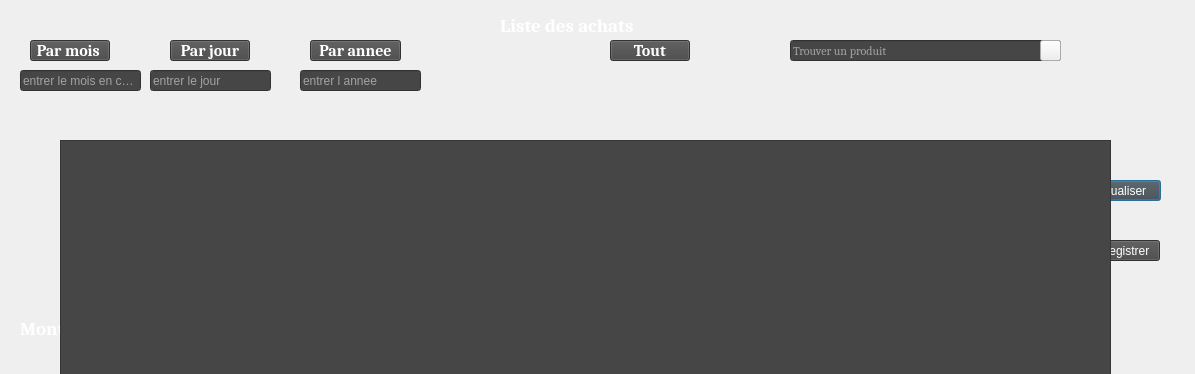
<?xml version="1.0" encoding="UTF-8"?>
<ui version="4.0">
 <class>listeachat</class>
 <widget class="QDialog" name="listeachat">
  <property name="geometry">
   <rect>
    <x>0</x>
    <y>0</y>
    <width>1195</width>
    <height>374</height>
   </rect>
  </property>
  <property name="windowTitle">
   <string>Liste des achats</string>
  </property>
  <property name="windowIcon">
   <iconset resource="../../Documents/Menu/logo1.qrc">
    <normaloff>:/menu/logo1/logo.png</normaloff>:/menu/logo1/logo.png</iconset>
  </property>
  <widget class="QLabel" name="label">
   <property name="geometry">
    <rect>
     <x>500</x>
     <y>10</y>
     <width>161</width>
     <height>31</height>
    </rect>
   </property>
   <property name="font">
    <font>
     <family>Cambria</family>
     <pointsize>14</pointsize>
     <weight>75</weight>
     <bold>true</bold>
    </font>
   </property>
   <property name="styleSheet">
    <string notr="true">color: rgb(255, 255, 255);</string>
   </property>
   <property name="text">
    <string>Liste des achats</string>
   </property>
  </widget>
  <widget class="QPushButton" name="listeractivite">
   <property name="geometry">
    <rect>
     <x>1080</x>
     <y>180</y>
     <width>81</width>
     <height>21</height>
    </rect>
   </property>
   <property name="styleSheet">
    <string notr="true">background-color: rgb(70, 70, 70);
color: rgb(255, 255, 255);</string>
   </property>
   <property name="text">
    <string>actualiser</string>
   </property>
  </widget>
  <widget class="QPushButton" name="mois_2">
   <property name="geometry">
    <rect>
     <x>30</x>
     <y>40</y>
     <width>80</width>
     <height>21</height>
    </rect>
   </property>
   <property name="font">
    <font>
     <family>Cambria</family>
     <pointsize>12</pointsize>
     <weight>75</weight>
     <bold>true</bold>
    </font>
   </property>
   <property name="cursor">
    <cursorShape>PointingHandCursor</cursorShape>
   </property>
   <property name="styleSheet">
    <string notr="true">background-color: rgb(70, 70, 70);
color: rgb(255, 255, 255);</string>
   </property>
   <property name="text">
    <string>Par mois </string>
   </property>
  </widget>
  <widget class="QPushButton" name="jour_2">
   <property name="geometry">
    <rect>
     <x>170</x>
     <y>40</y>
     <width>80</width>
     <height>21</height>
    </rect>
   </property>
   <property name="font">
    <font>
     <family>Cambria</family>
     <pointsize>12</pointsize>
     <weight>75</weight>
     <bold>true</bold>
    </font>
   </property>
   <property name="cursor">
    <cursorShape>PointingHandCursor</cursorShape>
   </property>
   <property name="styleSheet">
    <string notr="true">background-color: rgb(70, 70, 70);
color: rgb(255, 255, 255);</string>
   </property>
   <property name="text">
    <string>Par jour</string>
   </property>
  </widget>
  <widget class="QPushButton" name="anne_2">
   <property name="geometry">
    <rect>
     <x>310</x>
     <y>40</y>
     <width>91</width>
     <height>21</height>
    </rect>
   </property>
   <property name="font">
    <font>
     <family>Cambria</family>
     <pointsize>12</pointsize>
     <weight>75</weight>
     <bold>true</bold>
    </font>
   </property>
   <property name="cursor">
    <cursorShape>PointingHandCursor</cursorShape>
   </property>
   <property name="styleSheet">
    <string notr="true">background-color: rgb(70, 70, 70);
color: rgb(255, 255, 255);</string>
   </property>
   <property name="text">
    <string>Par annee</string>
   </property>
  </widget>
  <widget class="QPushButton" name="tout">
   <property name="geometry">
    <rect>
     <x>610</x>
     <y>40</y>
     <width>80</width>
     <height>21</height>
    </rect>
   </property>
   <property name="font">
    <font>
     <family>Cambria</family>
     <pointsize>12</pointsize>
     <weight>75</weight>
     <bold>true</bold>
    </font>
   </property>
   <property name="cursor">
    <cursorShape>PointingHandCursor</cursorShape>
   </property>
   <property name="styleSheet">
    <string notr="true">background-color: rgb(70, 70, 70);
color: rgb(255, 255, 255);</string>
   </property>
   <property name="text">
    <string>Tout</string>
   </property>
  </widget>
  <widget class="QLineEdit" name="mois">
   <property name="geometry">
    <rect>
     <x>20</x>
     <y>70</y>
     <width>121</width>
     <height>21</height>
    </rect>
   </property>
   <property name="focusPolicy">
    <enum>Qt::ClickFocus</enum>
   </property>
   <property name="styleSheet">
    <string notr="true">background-color: rgb(70, 70, 70);
color: rgb(255, 255, 255);</string>
   </property>
   <property name="placeholderText">
    <string>entrer le mois en chiffre</string>
   </property>
  </widget>
  <widget class="QLineEdit" name="jour">
   <property name="geometry">
    <rect>
     <x>150</x>
     <y>70</y>
     <width>121</width>
     <height>21</height>
    </rect>
   </property>
   <property name="focusPolicy">
    <enum>Qt::ClickFocus</enum>
   </property>
   <property name="styleSheet">
    <string notr="true">background-color: rgb(70, 70, 70);
color: rgb(255, 255, 255);</string>
   </property>
   <property name="placeholderText">
    <string>entrer le jour</string>
   </property>
  </widget>
  <widget class="QLineEdit" name="anne">
   <property name="geometry">
    <rect>
     <x>300</x>
     <y>70</y>
     <width>121</width>
     <height>21</height>
    </rect>
   </property>
   <property name="focusPolicy">
    <enum>Qt::ClickFocus</enum>
   </property>
   <property name="styleSheet">
    <string notr="true">background-color: rgb(70, 70, 70);
color: rgb(255, 255, 255);</string>
   </property>
   <property name="placeholderText">
    <string>entrer l annee</string>
   </property>
  </widget>
  <widget class="QLabel" name="label_2">
   <property name="geometry">
    <rect>
     <x>20</x>
     <y>320</y>
     <width>151</width>
     <height>16</height>
    </rect>
   </property>
   <property name="font">
    <font>
     <family>Cambria</family>
     <pointsize>14</pointsize>
     <weight>75</weight>
     <bold>true</bold>
    </font>
   </property>
   <property name="styleSheet">
    <string notr="true">color: rgb(255, 255, 255);</string>
   </property>
   <property name="text">
    <string>Montant Final</string>
   </property>
  </widget>
  <widget class="QLineEdit" name="montant">
   <property name="geometry">
    <rect>
     <x>140</x>
     <y>350</y>
     <width>201</width>
     <height>21</height>
    </rect>
   </property>
   <property name="font">
    <font>
     <family>Cambria</family>
     <pointsize>12</pointsize>
     <weight>75</weight>
     <bold>true</bold>
    </font>
   </property>
   <property name="focusPolicy">
    <enum>Qt::ClickFocus</enum>
   </property>
   <property name="styleSheet">
    <string notr="true">background-color: rgb(70, 70, 70);
color: rgb(255, 255, 255);</string>
   </property>
   <property name="clearButtonEnabled">
    <bool>true</bool>
   </property>
  </widget>
  <widget class="QPushButton" name="pushButton">
   <property name="geometry">
    <rect>
     <x>1040</x>
     <y>40</y>
     <width>21</width>
     <height>21</height>
    </rect>
   </property>
   <property name="cursor">
    <cursorShape>PointingHandCursor</cursorShape>
   </property>
   <property name="styleSheet">
    <string notr="true">image: url(:/image5/download (2).jpg);
background-image: url(:/image5/download (2).jpg);</string>
   </property>
   <property name="text">
    <string/>
   </property>
  </widget>
  <widget class="QLineEdit" name="nomproduit">
   <property name="geometry">
    <rect>
     <x>790</x>
     <y>40</y>
     <width>271</width>
     <height>21</height>
    </rect>
   </property>
   <property name="font">
    <font>
     <family>Cambria</family>
     <pointsize>9</pointsize>
    </font>
   </property>
   <property name="styleSheet">
    <string notr="true">background-color: rgb(70, 70, 70);
color: rgb(255, 255, 255);</string>
   </property>
   <property name="placeholderText">
    <string>Trouver un produit</string>
   </property>
  </widget>
  <widget class="QLabel" name="label_3">
   <property name="geometry">
    <rect>
     <x>650</x>
     <y>310</y>
     <width>151</width>
     <height>21</height>
    </rect>
   </property>
   <property name="font">
    <font>
     <family>Cambria</family>
     <pointsize>14</pointsize>
     <weight>75</weight>
     <bold>true</bold>
    </font>
   </property>
   <property name="styleSheet">
    <string notr="true">color: rgb(255, 255, 255);</string>
   </property>
   <property name="text">
    <string>Quantite achetee</string>
   </property>
  </widget>
  <widget class="QLineEdit" name="quantite">
   <property name="geometry">
    <rect>
     <x>920</x>
     <y>350</y>
     <width>151</width>
     <height>21</height>
    </rect>
   </property>
   <property name="font">
    <font>
     <family>Cambria</family>
     <pointsize>12</pointsize>
     <weight>75</weight>
     <bold>true</bold>
    </font>
   </property>
   <property name="focusPolicy">
    <enum>Qt::ClickFocus</enum>
   </property>
   <property name="styleSheet">
    <string notr="true">background-color: rgb(70, 70, 70);
color: rgb(255, 255, 255);</string>
   </property>
   <property name="clearButtonEnabled">
    <bool>true</bool>
   </property>
  </widget>
  <widget class="QPushButton" name="enregistrer">
   <property name="geometry">
    <rect>
     <x>1080</x>
     <y>240</y>
     <width>80</width>
     <height>21</height>
    </rect>
   </property>
   <property name="styleSheet">
    <string notr="true">background-color: rgb(70, 70, 70);
color: rgb(255, 255, 255);</string>
   </property>
   <property name="text">
    <string>Enregistrer</string>
   </property>
  </widget>
  <widget class="QTableView" name="tableView">
   <property name="geometry">
    <rect>
     <x>60</x>
     <y>140</y>
     <width>1051</width>
     <height>241</height>
    </rect>
   </property>
   <property name="font">
    <font>
     <family>Cambria</family>
     <pointsize>11</pointsize>
     <weight>75</weight>
     <bold>true</bold>
    </font>
   </property>
   <property name="autoFillBackground">
    <bool>true</bool>
   </property>
   <property name="styleSheet">
    <string notr="true">background-color: rgb(70, 70, 70);

color: rgb(0, 0, 0);</string>
   </property>
   <property name="frameShadow">
    <enum>QFrame::Sunken</enum>
   </property>
   <property name="lineWidth">
    <number>2</number>
   </property>
   <property name="sizeAdjustPolicy">
    <enum>QAbstractScrollArea::AdjustToContentsOnFirstShow</enum>
   </property>
   <property name="dragEnabled">
    <bool>true</bool>
   </property>
   <property name="alternatingRowColors">
    <bool>true</bool>
   </property>
   <property name="selectionBehavior">
    <enum>QAbstractItemView::SelectItems</enum>
   </property>
   <property name="iconSize">
    <size>
     <width>5</width>
     <height>5</height>
    </size>
   </property>
   <property name="textElideMode">
    <enum>Qt::ElideRight</enum>
   </property>
   <property name="gridStyle">
    <enum>Qt::DashLine</enum>
   </property>
   <attribute name="horizontalHeaderMinimumSectionSize">
    <number>40</number>
   </attribute>
   <attribute name="verticalHeaderDefaultSectionSize">
    <number>40</number>
   </attribute>
  </widget>
  <zorder>nomproduit</zorder>
  <zorder>label</zorder>
  <zorder>listeractivite</zorder>
  <zorder>mois_2</zorder>
  <zorder>jour_2</zorder>
  <zorder>anne_2</zorder>
  <zorder>tout</zorder>
  <zorder>mois</zorder>
  <zorder>jour</zorder>
  <zorder>anne</zorder>
  <zorder>label_2</zorder>
  <zorder>montant</zorder>
  <zorder>pushButton</zorder>
  <zorder>label_3</zorder>
  <zorder>quantite</zorder>
  <zorder>enregistrer</zorder>
  <zorder>tableView</zorder>
 </widget>
 <resources>
  <include location="../../Documents/Menu/logo1.qrc"/>
 </resources>
 <connections/>
</ui>
